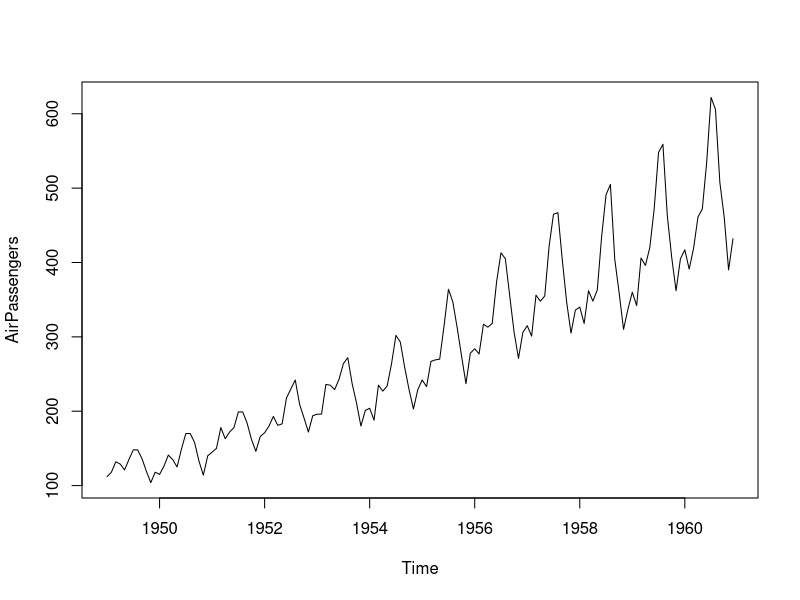
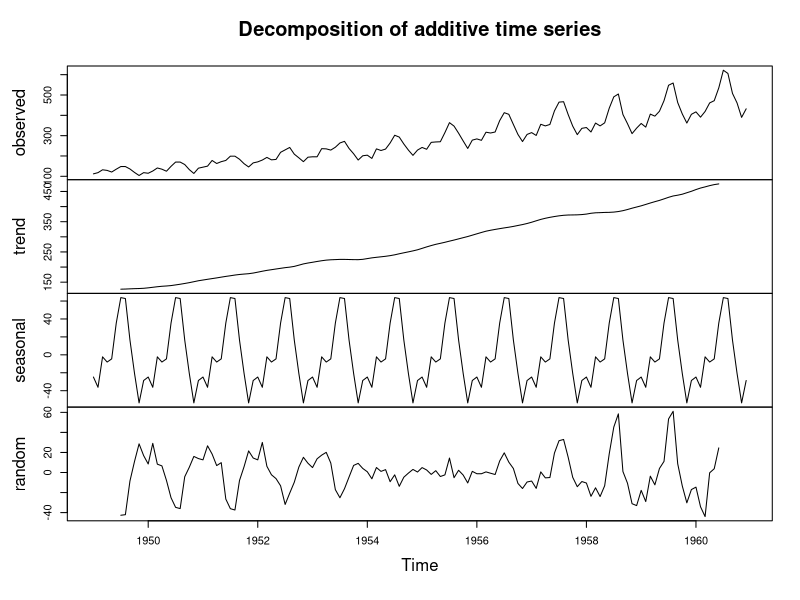
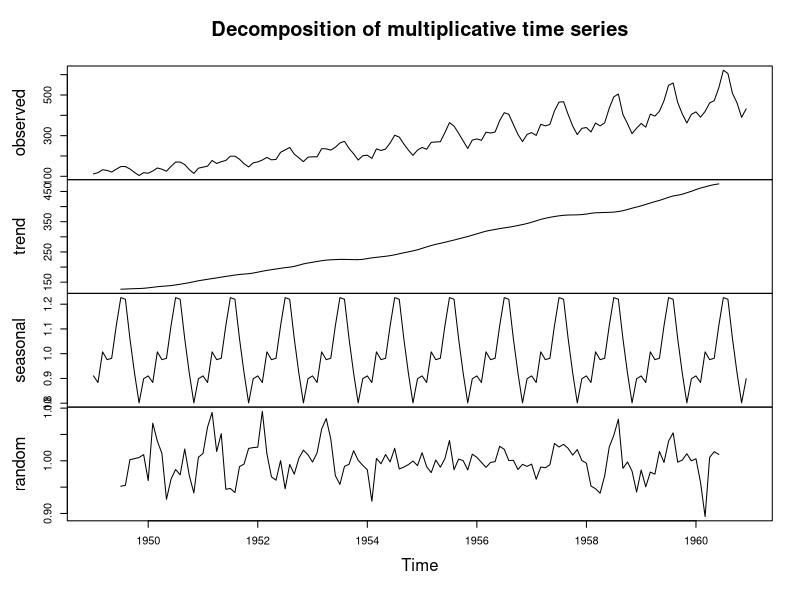
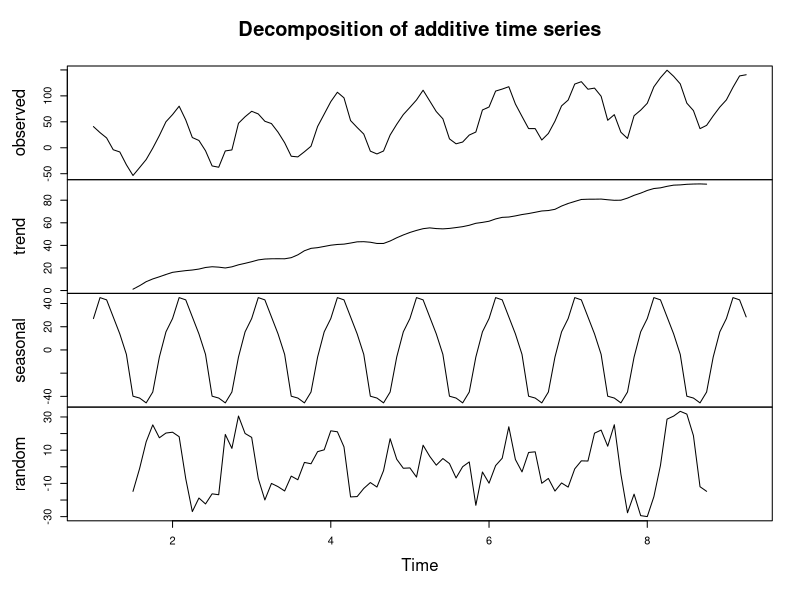
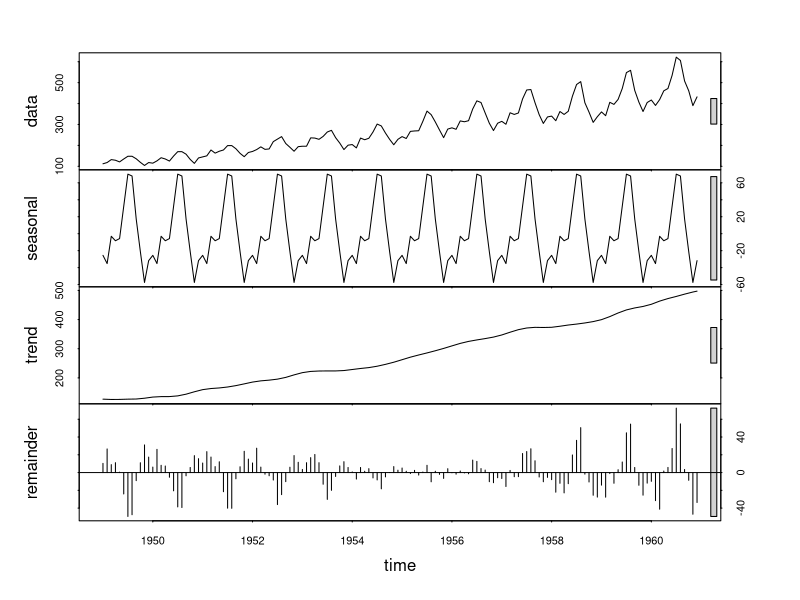

Here is the R script that generated these plots, in order:
## ---- chunk 1
knitr::opts_chunk$set(echo = FALSE, warning = FALSE, message = FALSE)
## ---- chunk 2
data("AirPassengers")
plot(AirPassengers)
## ---- chunk 3
ourDecomposition <- decompose(AirPassengers, type="additive")
plot(ourDecomposition)
## ---- chunk 4
ourDecomposition <- decompose(AirPassengers, type="multiplicative")
plot(ourDecomposition)
## ---- chunk 5
y <- ts(c(1:100) + 
          50*cos(seq(0,16*pi,length.out=100)) + 
          rnorm(100,0,10),frequency=12)
## ---- chunk 6
y <- ts(c(1:100) + 50*cos(seq(0,16*pi,length.out=100)) + rnorm(100,0,10),frequency=12)
ourDecomposition <- decompose(y, type="additive")
plot(ourDecomposition)
## ---- chunk 7
data("AirPassengers")
ourDecomposition <- stl(AirPassengers, s.window = "periodic")
plot(ourDecomposition)
